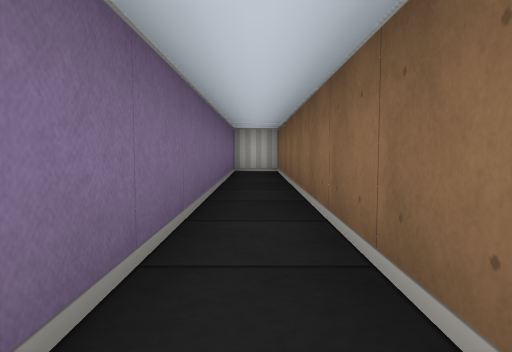
View 1 (above)

19 first-person views from a walk through a cub3D level. The camera is about half as high as the walls, tilts 4° down and sees 70° across. The floor is counted in squares. Each view is taken from the middle of a square. On the plan, view 1 faces up. The plan holds only what a view shows up to about 9 squares ahead; the rest is blank.

View 2
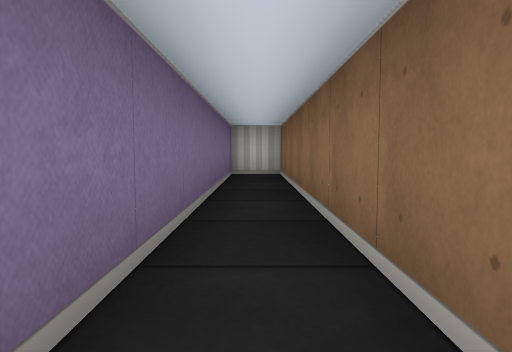

View 3
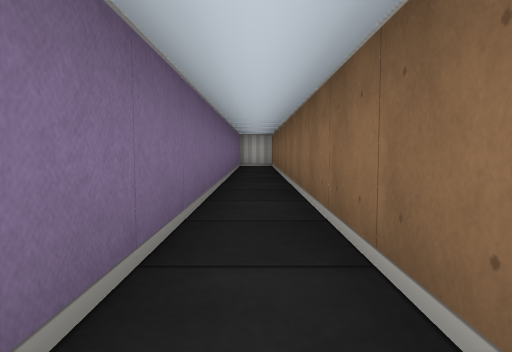

View 4
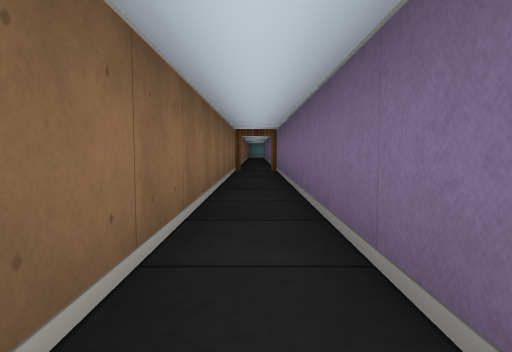

View 5
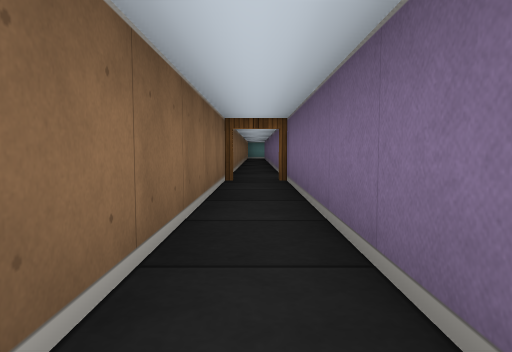

View 6
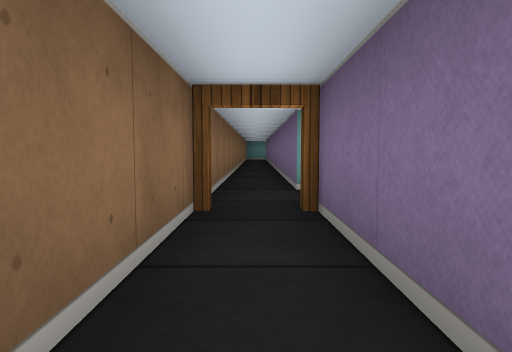

View 7
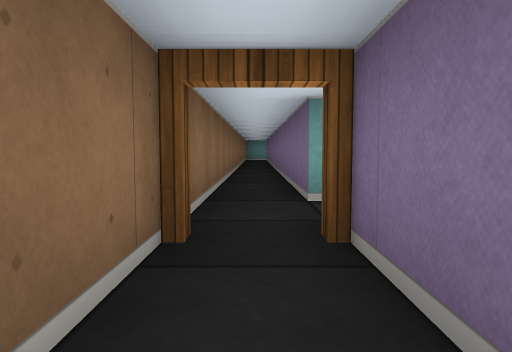

View 8
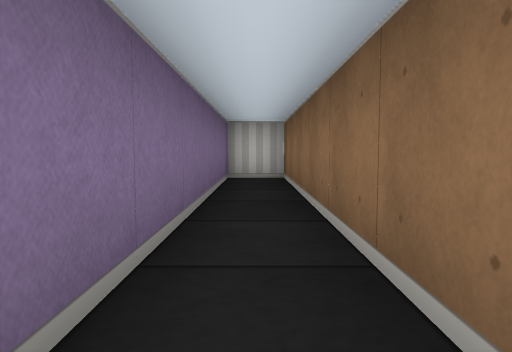

View 9
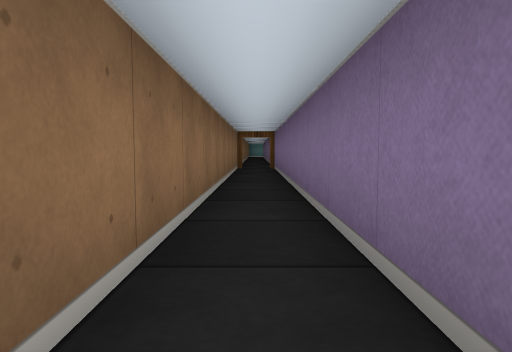

View 10
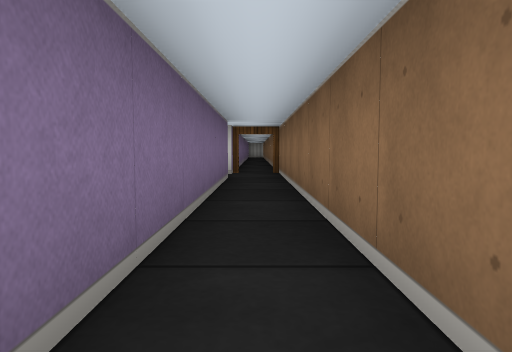

View 11
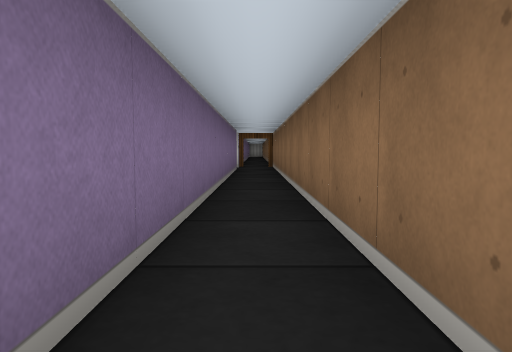

View 12
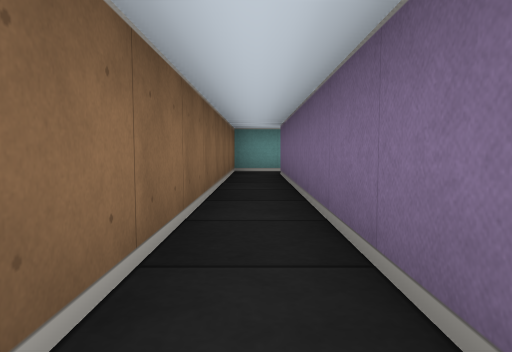

View 13
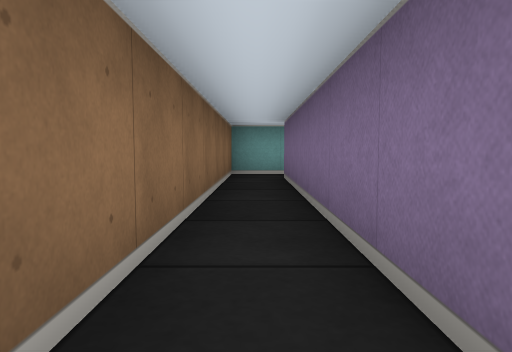

View 14
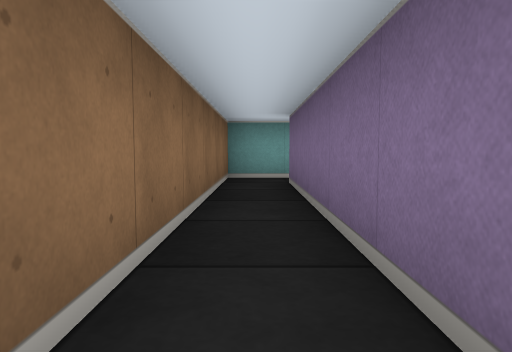

View 15
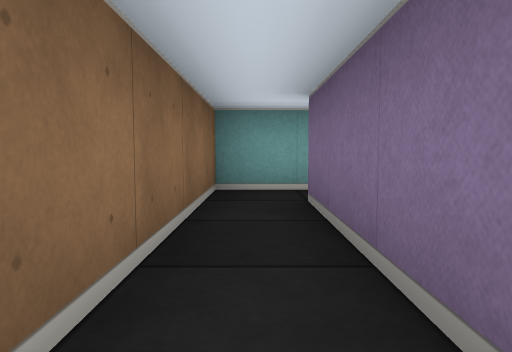

View 16
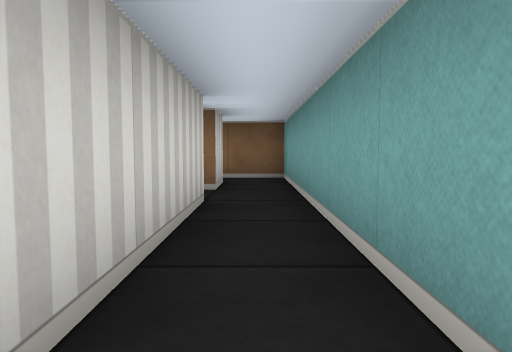

View 17
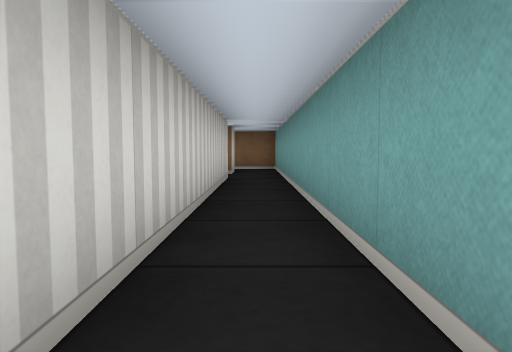

View 18
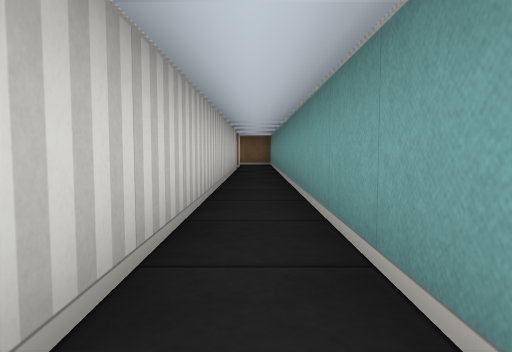

View 19
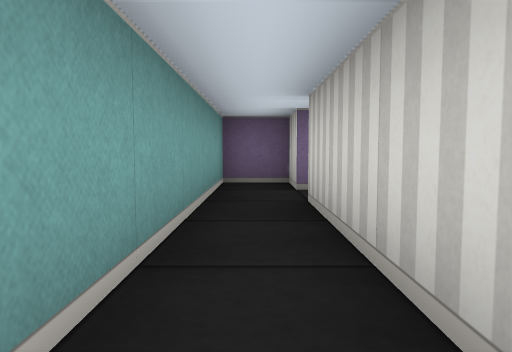

### Floor plan
Ten units are one square. View 1 is at (0, 0); x grows to the right and y downward. Boxes are objects, and circles mark ways between rooms. Rooms are numbered by the first view taken in them; rooms with no view inside come last. Other rooms are left out.
<svg viewBox="-130 -90 140 350">
<path fill="none" stroke="#000" d="M5 90 5 -85 -5 -85 -5 94M-25 245 -125 245M-5 105 -5 245 -15 245M-125 255 5 255 5 105"/>
<text x="0" y="0">1</text>
<text x="0" y="210">2</text>
</svg>

Where each view was taken, in squares from view 1:
view 1: 0 up, 0 right, facing up
view 2: 1 up, 0 right, facing up
view 3: 3 down, 0 right, facing up
view 4: 0 up, 0 right, facing down
view 5: 3 down, 0 right, facing down
view 6: 6 down, 0 right, facing down
view 7: 7 down, 0 right, facing down
view 8: 2 up, 0 right, facing up
view 9: 1 up, 0 right, facing down
view 10: 17 down, 0 right, facing up
view 11: 20 down, 0 right, facing up
view 12: 17 down, 0 right, facing down
view 13: 18 down, 0 right, facing down
view 14: 19 down, 0 right, facing down
view 15: 21 down, 0 right, facing down
view 16: 25 down, 6 left, facing right
view 17: 25 down, 9 left, facing right
view 18: 25 down, 12 left, facing right
view 19: 25 down, 9 left, facing left
